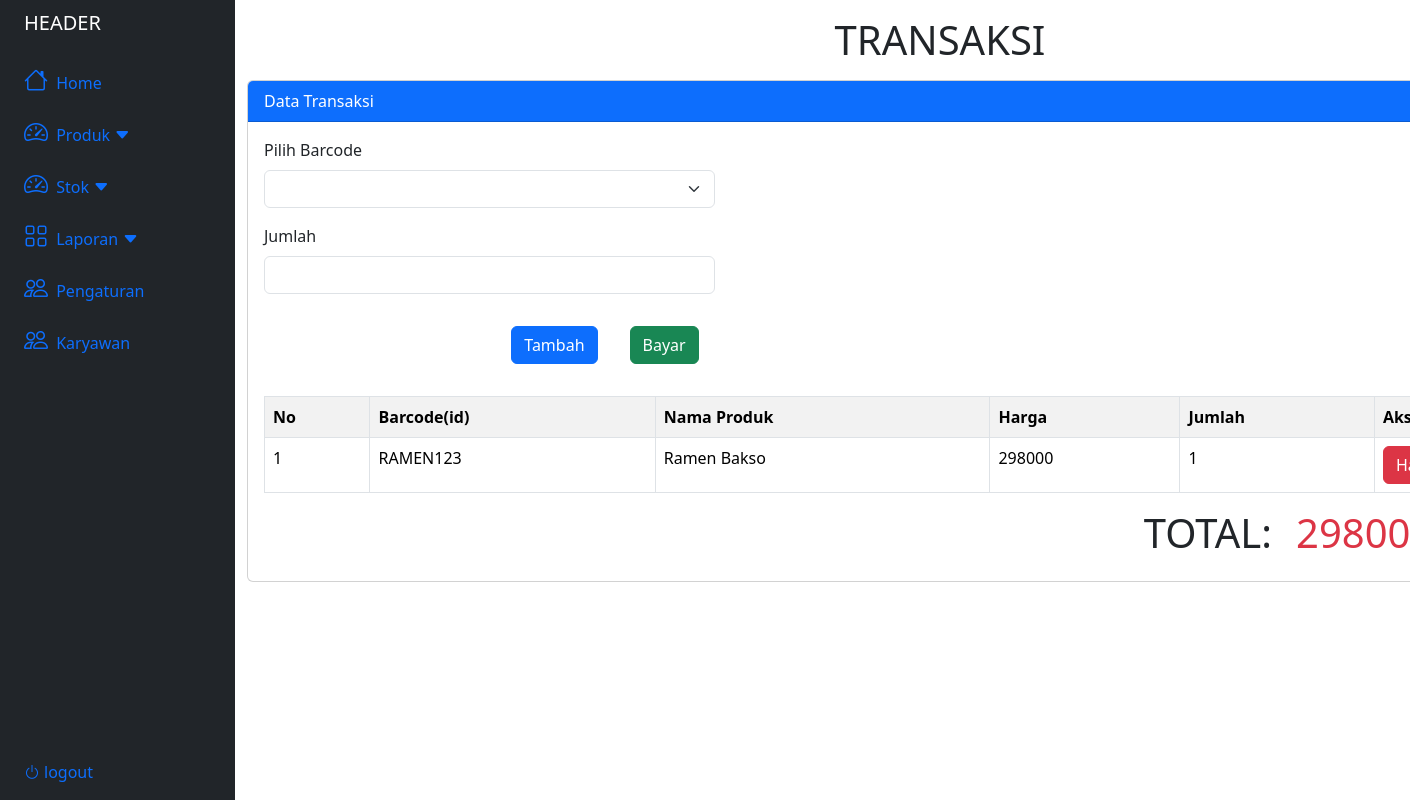
The page /transaksi/transaksi.php on the database its author committed.
### tables this page shows
CREATE TABLE `temp_trans` (
  `id_temp` int(11) NOT NULL,
  `id_produk` varchar(50) NOT NULL,
  `jumlah` int(50) NOT NULL
);

CREATE TABLE `produk` (
  `id_produk` varchar(50) NOT NULL,
  `nama_produk` varchar(50) NOT NULL,
  `satuan` int(50) NOT NULL,
  `kategori` int(50) NOT NULL,
  `harga` int(50) NOT NULL,
  `stok` int(50) NOT NULL DEFAULT 0
);

### transaksi/transaksi.php (the view, shortened to what this page needs)
<?php
include("../database.php");
$total = 0;
?>
<!DOCTYPE html>
<html lang="en">
<head>
    <link rel="stylesheet" href="https://cdnjs.cloudflare.com/ajax/libs/font-awesome/6.0.0/css/all.min.css">
    <link rel="stylesheet" href="https://cdn.jsdelivr.net/npm/bootstrap-icons@1.11.1/font/bootstrap-icons.css">
    <link href="https://cdn.jsdelivr.net/npm/bootstrap@5.3.2/dist/css/bootstrap.min.css" rel="stylesheet">
    <link rel="stylesheet" href="produkStyle.css">
</head>
<body>
    <div class="container-fluid">
        <div class="row flex-nowrap">
            <?php
            include("../header.php");
            ?>
            <div class="container">
                <h1 class="text-center m-3">TRANSAKSI</h1>
                <div class="card mt-3">
                    <div class="card-header bg-primary text-white">
                        Data Transaksi
                    </div>
                    <div class="card-body">
                        <form method="POST" action="CRUD_transaksi.php" class="col-4 mb-3">
                            <div class="modal-body">
                                <div class="mb-3">
                                    <label class="form-label">Pilih Barcode</label>
                                    <select class="form-select" name="nproduk" id="fpro">
                                        <option></option>
                                        <?php
                                        $propro = mysqli_query($conn, "SELECT * FROM produk ORDER BY id_produk DESC");
                                        while ($hehe = mysqli_fetch_array($propro)) :
                                        ?>
                                            <option value="<?= $hehe['id_produk'] ?>" data-stok="<?= $hehe['stok'] ?>">
                                            </option>
                                        <?php endwhile; ?>
                                    </select>
                                </div>
                                <div class="mb-3">
                                    <label class="form-label">Jumlah</label>
                                    <input type="number" class="form-control" name="njumlah" min="1" step="1" id="maxStok">
                                </div>
                            </div>
                            <div class="modal-footer">
                                <button type="submit" class="btn btn-primary m-3" name="btambah">Tambah</button>
                                <button type="button" class="btn btn-success m-3" data-bs-toggle="modal" data-bs-target="#addModal">Bayar</button>
                            </div>
                        </form>
                        <table class="table table-bordered table-striped table-hover">
                            <tr>
                                <th>No</th>
                                <th>Barcode(id)</th>
                                <th>Nama Produk</th>
                                <th>Harga</th>
                                <th>Jumlah</th>
                                <th>Aksi</th>
                            </tr>
                            <?php
                            $no = 1;
                            $tampil = mysqli_query($conn, "SELECT * FROM temp_trans ORDER BY id_temp DESC");
                            while ($data = mysqli_fetch_array($tampil)) :
                                $produk = mysqli_query($conn, "SELECT * FROM produk WHERE id_produk = '$data[id_produk]'");
                                $data_produk = mysqli_fetch_assoc($produk);
                                $total = $total + $data_produk['harga'] * $data['jumlah'];
                            ?>
                                <tr>
                                    <td><?= $no++ ?></td>
                                    <td><?= $data_produk['id_produk'] ?></td>
                                    <td><?= $data_produk['nama_produk'] ?></td>
                                    <td><?= $data_produk['harga'] ?></td>
                                    <td><?= $data['jumlah'] ?></td>
                                    <td>
                                        <a href="#" class="btn btn-danger" data-bs-toggle="modal" data-bs-target="#deleteModal<?= $no ?>">Hapus</a>
                                    </td>
                                </tr>
                            <?php endwhile; ?>
                        </table>
                        <div class="row">
                            <div class="col-9 text-end">
                                <h1>
                                    TOTAL:
                                </h1>
                            </div>
                            <div class="col-3">
                                <h1 class="text-danger">
                                    <?= $total ?>
                                </h1>
                            </div>
                        </div>
                    </div>
                </div>
            </div>
        </div>
    </div>
</body>
</html>

### rows shown on the page
temp_trans: id_produk.id_produk "RAMEN123", id_produk.nama_produk "Ramen Bakso", id_produk.harga "298000", jumlah "1"
